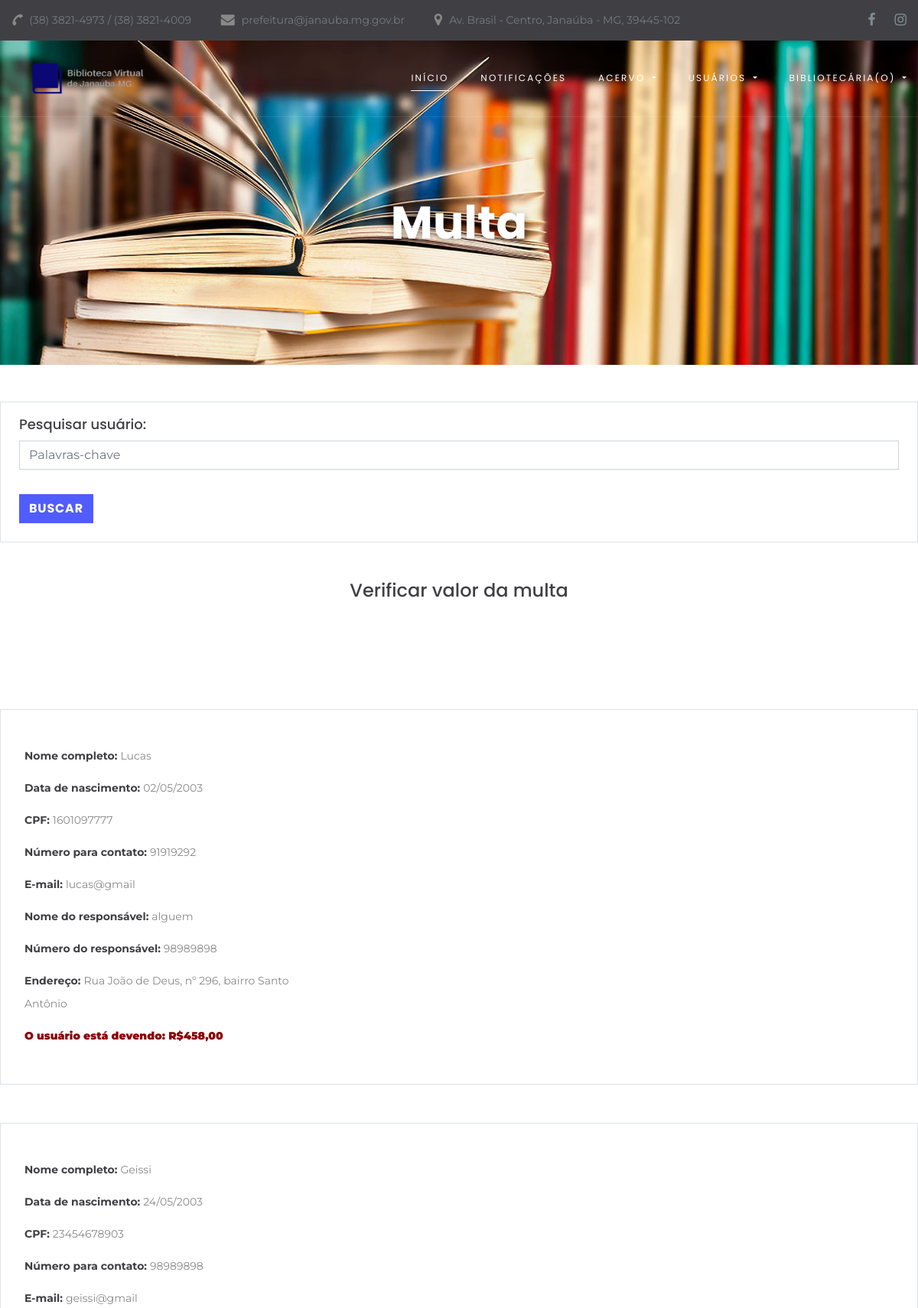
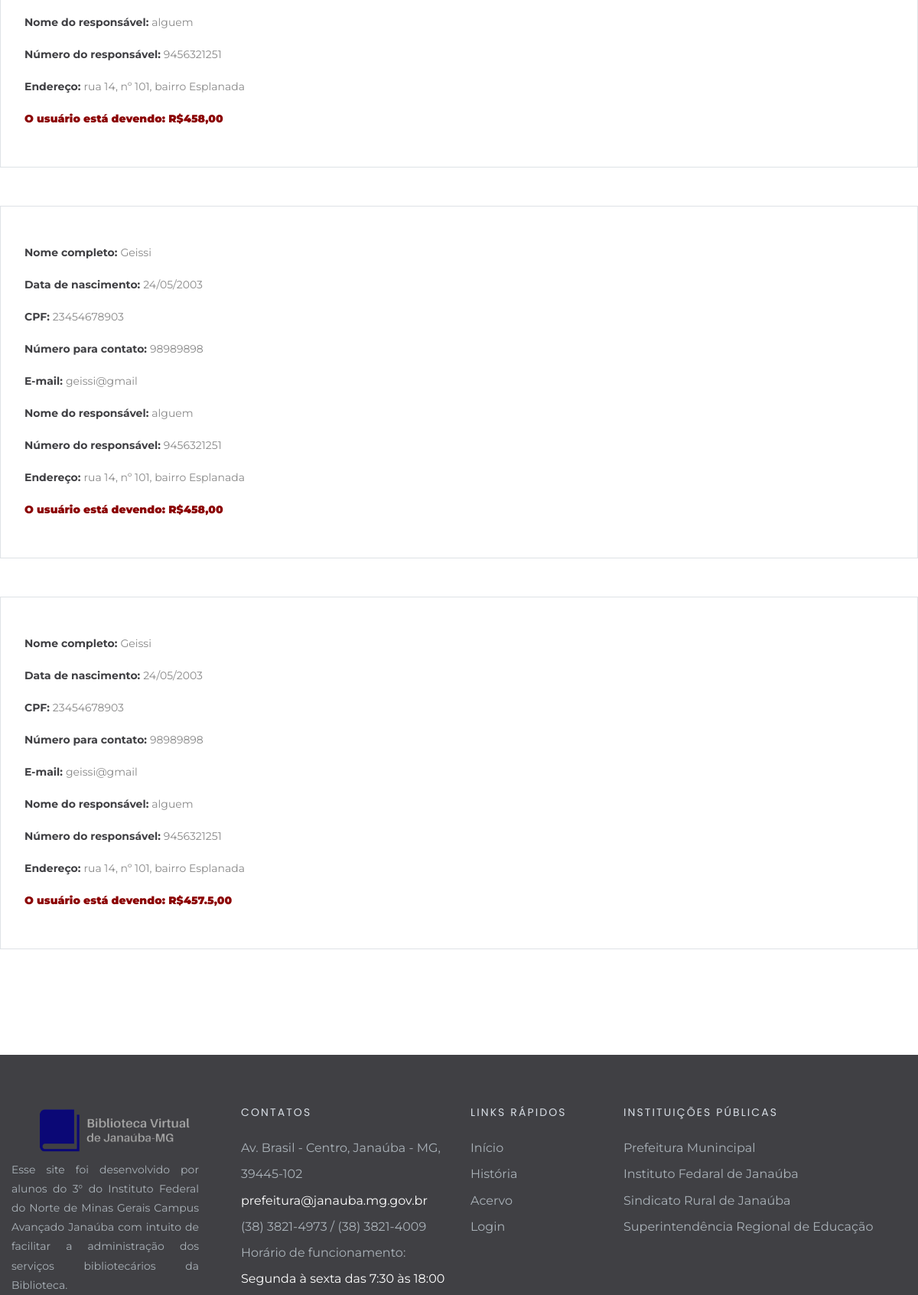
The app's page /multa.php (signed in, upper part) with its own data (2 pictures, top to bottom).
### tables this page shows
CREATE TABLE IF NOT EXISTS `presencial` (
  `id_presencial` int(11) NOT NULL,
  `id_adm` int(11) DEFAULT NULL,
  `id_codigo` int(11) DEFAULT NULL,
  `identificacao` int(11) DEFAULT NULL,
  `id_livro` int(11) DEFAULT NULL,
  `nome` varchar(255) DEFAULT NULL,
  `data_reserva` date DEFAULT NULL,
  `data_entrega` date DEFAULT NULL,
  `limite` int(11) DEFAULT '1'
);

CREATE TABLE IF NOT EXISTS `usuarios` (
  `id_codigo` int(11) NOT NULL,
  `identificacao` int(11) DEFAULT NULL,
  `nome` varchar(255) DEFAULT NULL,
  `nascimento` varchar(10) DEFAULT NULL,
  `cpf` varchar(14) DEFAULT NULL,
  `email` varchar(255) DEFAULT NULL,
  `fone_contato` varchar(255) DEFAULT NULL,
  `nome_responsavel` varchar(100) DEFAULT NULL,
  `contato_responsavel` varchar(50) DEFAULT NULL,
  `rua` varchar(255) DEFAULT NULL,
  `bairro` varchar(255) DEFAULT NULL,
  `numero` int(11) DEFAULT NULL,
  `complemento` varchar(255) DEFAULT NULL,
  `cep` varchar(20) DEFAULT NULL,
  `senha` char(32) DEFAULT NULL
);

### multa.php (the view, shortened to what this page needs)
  <!DOCTYPE html>
  <?php
  $con = conecta_mysql();
  ?>
  <html class="wide wow-animation" lang="pt-BR">
  <head>
    <link rel="stylesheet" href="css/bootstrap.css">
    <link rel="stylesheet" href="css/fonts.css">
    <link rel="stylesheet" href="css/style.css">
  </head>
  <body>
    <header class="section page-header">
      <div class="rd-navbar-wrap">
        <nav class="rd-navbar rd-navbar-classic" data-layout="rd-navbar-fixed" data-sm-layout="rd-navbar-fixed" data-md-layout="rd-navbar-fixed" data-md-device-layout="rd-navbar-fixed" data-lg-layout="rd-navbar-static" data-lg-device-layout="rd-navbar-static" data-xl-layout="rd-navbar-static" data-xl-device-layout="rd-navbar-static" data-lg-stick-up-offset="46px" data-xl-stick-up-offset="46px" data-xxl-stick-up-offset="46px" data-lg-stick-up="true" data-xl-stick-up="true" data-xxl-stick-up="true">
          <div class="rd-navbar-aside-outer rd-navbar-collapse bg-gray-dark">
            <div class="rd-navbar-aside">
              <ul class="list-inline navbar-contact-list">
                <li>
                  <div class="unit unit-spacing-xs align-items-center">
                    <div class="unit-left"><span class="icon text-middle fa-phone"></span></div>
                    <div class="unit-body"><a href="tel:#">(38) 3821-4973 / (38) 3821-4009</a></div>
                  </div>
                </li>
                <li>
                  <div class="unit unit-spacing-xs align-items-center">
                    <div class="unit-left"><span class="icon text-middle fa-envelope"></span></div>
                    <div class="unit-body"><a href="mailto:prefeitura@janauba.mg.gov.br">prefeitura@janauba.mg.gov.br</a></div>
                  </div>
                </li>
                <li>
                  <div class="unit unit-spacing-xs align-items-center">
                    <div class="unit-left"><span class="icon text-middle fa-map-marker"></span></div>
                    <div class="unit-body"><a href="https://www.google.com/maps/place/Biblioteca+P%C3%BAblica+de+Jana%C3%BAba+-+Av.+Brasil+-+Centro,+Jana%C3%BAba+-+MG,+39445-102/@-15.804361,-43.311421,16z/data=!4m5!3m4!1s0x753d06a3ffe8efd:0xc0e5f96351695d34!8m2!3d-15.8043459!4d-43.3113937?hl=pt-BR" target="_blank">Av. Brasil - Centro, Janaúba - MG, 39445-102</a></div>
                  </div>
                </li>
              </ul>
              <ul class="social-links">
                <li><a class="icon icon-sm icon-circle icon-circle-md icon-bg-white fa-facebook" href="https://www.facebook.com/prefeituradejanauba"></a></li>
                <li><a class="icon icon-sm icon-circle icon-circle-md icon-bg-white fa-instagram" href="https://www.instagram.com/prefeituradejanauba/"></a></li>
              </ul>
            </div>
          </div>
          <div class="rd-navbar-main-outer">
            <div class="rd-navbar-main">
              <div class="rd-navbar-panel">
                <div class="rd-navbar-brand">
                  <a class="brand" href="index.php"><img class="brand-logo" src="images/logo4.png" alt="" width="100px" height="50px"/></a>
                </div>
              </div>
              <div class="rd-navbar-main-element">
                <div class="rd-navbar-nav-wrap">
                  <ul class="rd-navbar-nav">
                    <li class="rd-nav-item active"><a class="rd-nav-link" href="index.php">Início</a>
                    </li>
                    <li class="rd-nav-item"><a class="rd-nav-link" href="notificacoes.php">Notificações</a>
                    </li>
                    <li class="rd-nav-item">
                      <a class="rd-nav-link dropdown-toggle" href="#" id="navbarDropdownMenuLink" role="button" data-toggle="dropdown" aria-haspopup="true" aria-expanded="false">
                        Acervo
                      </a>
                    </li>
                    <li class="rd-nav-item">
                      <a class="rd-nav-link dropdown-toggle" href="#" id="navbarDropdownMenuLink" role="button" data-toggle="dropdown" aria-haspopup="true" aria-expanded="false">
                        Usuários
                      </a>
                    </li>
                    <li class="rd-nav-item">
                      <a class="rd-nav-link dropdown-toggle" href="#" id="navbarDropdownMenuLink" role="button" data-toggle="dropdown" aria-haspopup="true" aria-expanded="false">
                        Bibliotecária(o)
                      </a>
                    </li>
                  </ul>
                </div>
              </div>
            </div>
          </div>
        </nav>
      </div>
    </header>
    <section class="section section-intro context-dark">
      <div class="intro-bg" style="background: url(images/alterar-usuario3.png) no-repeat;background-size:cover;background-position: top center;"></div>
      <div class="container">
        <div class="row justify-content-center">
          <div class="col-xl-8 text-center">
            <h1 class="font-weight-bold wow fadeInLeft">Multa</h1>
          </div>
        </div>
      </div>
    </section>
    <div class="container mt-5">
      <div class="row justify-content-center mb-5">
        <div class="col-12 border border-secondary rounded pl-4 pr-4">
          <h5 class="mt-3 pb-2">Pesquisar usuário: </h5>
          <form method="post" action="" class="collapse1" id="demo1">
            <div class="form-row justify-content-center">
              <div class="col-12 col-md-12 mb-3">
                <input type="text" placeholder="Palavras-chave" name="palavra-chave" required class="rounded form-control">
              </div>
          <div class="col-12 col-md-12 mt-3 mb-4">
            <input type="submit" id="enviar" name="enviar" value="Buscar" class="btn btn-primary rounded"/>
          </div>
        </div>
      </form>
    </div>
  </div>
  </div>
  <?php
  if ( !isset($_POST['palavra-chave']) ){
    $hoje = date("Y/m/d");
    $sql = "SELECT usuarios.id_codigo, usuarios.identificacao, usuarios.nome, usuarios.nascimento, usuarios.cpf,
    usuarios.senha, usuarios.fone_contato, usuarios.email, usuarios.nome_responsavel, usuarios.contato_responsavel,
    usuarios.rua, usuarios.bairro, usuarios.numero, usuarios.complemento, usuarios.cep,
    livros.id_livro, livros.titulo, livros.etiqueta, livros.autor, presencial.id_presencial, presencial.data_entrega,
    data_reserva, DATEDIFF ('$hoje',data_entrega) AS quantidade_dias
    FROM presencial
    JOIN usuarios
    ON presencial.id_codigo = usuarios.id_codigo
    JOIN livros
    ON presencial.id_livro = livros.id_livro
    ORDER BY quantidade_dias DESC";
print "<center><h4>Verificar valor da multa</h4></center>";
    print "<section class='section section-md'>";
    print "<div class='container justify-content-center mb-5'>";
    print "  <br>";
    $resultado = mysqli_query($con,$sql);
    if($resultado){
      $livros = array();
      while( $linha = mysqli_fetch_assoc($resultado) ){
        $livros[] = $linha;
      }
      foreach ($livros as $livro) {
        $quantidade_dias = $livro["quantidade_dias"];
        print "<div class='row justify-content-left border border-secondary rounded pr-3 pl-3 pb-5'>";
        print "<div class='col d-none d-md-block d-lg-block d-lg-block col-md-4  text-left'>";
        if($quantidade_dias >=0){
          print "  <br>";
        print "<p class='wow fadeInUp' data-wow-delay='.4s'><span class='font-weight-bold text-gray-dark'>Nome completo: </span> ".$livro["nome"]."</p>";
        print "<p class='wow fadeInUp' data-wow-delay='.4s'><span class='font-weight-bold text-gray-dark'>Data de nascimento: </span> ".$livro["nascimento"]."</p>";
        print "<p class='wow fadeInUp' data-wow-delay='.4s'><span class='font-weight-bold text-gray-dark'>CPF: </span> ".$livro["cpf"]."</p>";
        print "<p class='wow fadeInUp' data-wow-delay='.4s'><span class='font-weight-bold text-gray-dark'>Número para contato: </span> ".$livro["fone_contato"]."</p>";
        print "<p class='wow fadeInUp' data-wow-delay='.4s'><span class='font-weight-bold text-gray-dark'>E-mail: </span> ".$livro["email"]."</p>";
        print "<p class='wow fadeInUp' data-wow-delay='.4s'><span class='font-weight-bold text-gray-dark'>Nome do responsável: </span> ".$livro["nome_responsavel"]."</p>";
        print "<p class='wow fadeInUp' data-wow-delay='.4s'><span class='font-weight-bold text-gray-dark'>Número do responsável: </span> ".$livro["contato_responsavel"]."</p>";
        print "<p class='wow fadeInUp' data-wow-delay='.4s'><span class='font-weight-bold text-gray-dark'>Endereço: </span> ".$livro["rua"].", nº ".$livro["numero"].", bairro ".$livro["bairro"]."</p>";
        print "<p class='wow fadeInUp' data-wow-delay='.4s'><span style='color:darkred;' class='font-weight-bold text-gray-dark'><b>O usuário está devendo: R$";
        print $quantidade_dias = $quantidade_dias*0.5;
        print ",00</span> </b></p>";
        }
        else{}
        print "</div>";
        print "</div>";
      }
    }
    print"</div>";
      print"</section>";
  }
  ?>
  <footer class="section footer-classic section-sm">
    <div class="container">
      <div class="row row-30">
        <div class="col-lg-3 wow fadeInLeft">
          <a class="brand" href="index.php"><img class="brand-logo" src="images/logo4.png" alt="" width="100" height="17"/></a>
          <p class="footer-classic-description offset-top-0 offset-right-25" style="text-align: justify;">Esse site foi desenvolvido por alunos do 3° do Instituto Federal do Norte de Minas Gerais Campus Avançado Janaúba com intuito de facilitar a administração dos serviços bibliotecários da Biblioteca.</p>
        </div>
        <div class="col-lg-3 col-sm-8 wow fadeInUp">
          <P class="footer-classic-title">Contatos</P>
          <div class="d-block offset-top-0">Av. Brasil - Centro, Janaúba - MG, 39445-102</div><a class="d-inline-block accent-link" href="mailto:prefeitura@janauba.mg.gov.br">prefeitura@janauba.mg.gov.br</a><a class="d-inline-block" href="tel:#">(38) 3821-4973 / (38) 3821-4009</a>
          <ul>
            <li>Horário de funcionamento:<span class="d-inline-block  text-white">Segunda à sexta das 7:30 às 18:00</span></li>
          </ul>
        </div>
        <div class="col-lg-2 col-sm-4 wow fadeInUp" data-wow-delay=".3s">
          <P class="footer-classic-title">Links rápidos</P>
          <ul class="footer-classic-nav-list">
            <li><a href="index.php">Início</a></li>
            <li><a href="index.php#historia">História</a></li>
            <li><a href="acervo-geral.php">Acervo</a></li>
            <li><a href="login.php">Login</a></li>
          </ul>
        </div>
        <div class="col-lg-4 wow fadeInLeft" data-wow-delay=".2s">
          <P class="footer-classic-title">Instituições Públicas</P>
          <ul class="footer-classic-nav-list">
            <li><a href="https://janauba.mg.gov.br/">Prefeitura Munincipal</a></li>
            <li><a href="https://www.ifnmg.edu.br/janauba">Instituto Fedaral de Janaúba</a></li>
            <li><a href="http://www.srjanauba.com.br/">Sindicato Rural de Janaúba</a></li>
            <li><a href="https://srejanauba.educacao.mg.gov.br/">Superintendência Regional de Educação</a></li>
          </ul>
        </div>
      </div>
    </div>
  </footer>
  </body>
  </html>

### records on screen
presencial: id_codigo.nome "Lucas", id_codigo.nascimento "02/05/2003", id_codigo.cpf "1601097777", id_codigo.fone_contato "91919292", id_codigo.email "lucas@gmail", id_codigo.nome_responsavel "alguem", id_codigo.contato_responsavel "98989898", id_codigo.rua "Rua João de Deus", id_codigo.numero "296", id_codigo.bairro "Santo Antônio", quantidade_dias "458"
presencial: id_codigo.nome "Geissi", id_codigo.nascimento "24/05/2003", id_codigo.cpf "23454678903", id_codigo.fone_contato "98989898", id_codigo.email "geissi@gmail", id_codigo.nome_responsavel "alguem", id_codigo.contato_responsavel "9456321251", id_codigo.rua "rua 14", id_codigo.numero "101", id_codigo.bairro "Esplanada", quantidade_dias "458"
presencial: id_codigo.nome "Geissi", id_codigo.nascimento "24/05/2003", id_codigo.cpf "23454678903", id_codigo.fone_contato "98989898", id_codigo.email "geissi@gmail", id_codigo.nome_responsavel "alguem", id_codigo.contato_responsavel "9456321251", id_codigo.rua "rua 14", id_codigo.numero "101", id_codigo.bairro "Esplanada", quantidade_dias "458"
presencial: id_codigo.nome "Geissi", id_codigo.nascimento "24/05/2003", id_codigo.cpf "23454678903", id_codigo.fone_contato "98989898", id_codigo.email "geissi@gmail", id_codigo.nome_responsavel "alguem", id_codigo.contato_responsavel "9456321251", id_codigo.rua "rua 14", id_codigo.numero "101", id_codigo.bairro "Esplanada", quantidade_dias "457.5"
